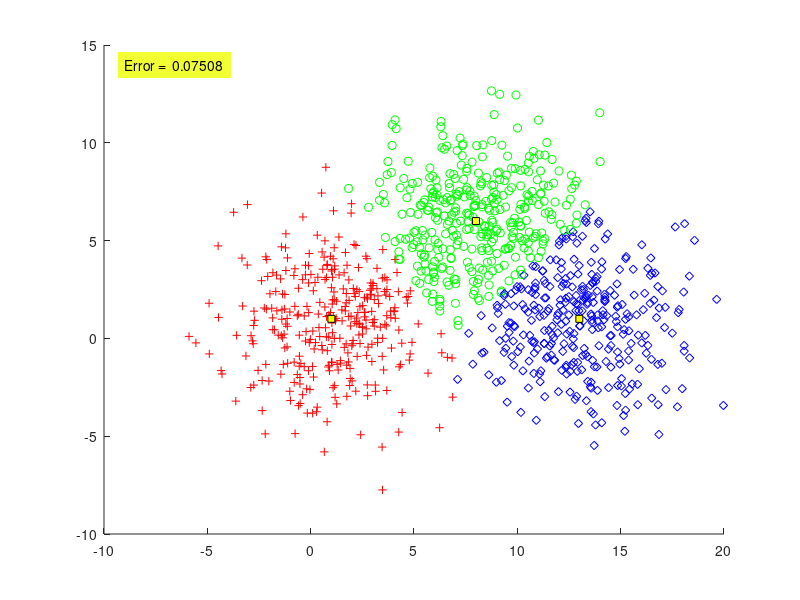

This figure's MATLAB source:
function Pe=P2_4_Euclidean()
N=1000;

m=[1 8 13;1 6 1];
S(:,:,1)=6*eye(2);
S(:,:,2)=6*eye(2);
S(:,:,3)=6*eye(2);
P=[1/3 1/3 1/3 ];


%% (A)
X=[];
y=[];
[l,c]=size(m);
for j=1:c
% Generating the [p(j)*N)] vectors from each distribution
temp=mvnrnd(m(:,j),S(:,:,j),fix(P(j)*N));
% The total number of points may be slightly less than N
% due to the fix operator
X=[X ;temp];
y=[y ones(1,fix(P(j)*N))*j];
end

%% B
% l=dimensionality, c=no. of classes
[l,N]=size(X'); % N=no. of vectors
for i=1:N
for j=1:c
 t(i,j)=sqrt((X(i,:)'-m(:,j))'*(X(i,:)'-m(:,j)));
  
end
% Determining the maximum quantity Pi*p(x|wi)
 [num,z(i)]=min(t(i,:));

end
plot_data(X,z,m);
%% C
Pe=compute_error(y,z);
xx=axis;

text(xx(1)+1,xx(4)-1,...
['Error =  ' num2str(Pe,4)],...
'HorizontalAlignment','left',... 
 'BackgroundColor',[.95 1 0.2],...
 'Margin',5);
end
%%
function clas_error=compute_error(y,y_est)
[q,N]=size(y); % N= no. of vectors
c=max(y); % Determining the number of classes
clas_error=0; % Counting the misclassified vectors
for i=1:N
if(y(i) ~= y_est(i))
clas_error=clas_error+1;
end
end
% Computing the classification error
clas_error =clas_error/N;
end
%% 
function plot_data(X,y,m)
[l,N]=size(X'); % N=no. of data vectors, l=dimensionality
[l,c]=size(m); % c=no. of classes
if(l ~=2)
fprintf('NO PLOT CAN BE GENERATED\n')
return
end
pale=['r+'; 'go'; 'bd'];
figure(2)
% Plot of the data vectors
hold on

for k=1:N
plot(X(k,1),X(k,2),pale(y(k),:))
end
% Plot of the class means
for j=1:c
plot(m(1,j),m(2,j),'--ks',...
                'MarkerFaceColor','y',...
                'MarkerSize',5)
end
end
